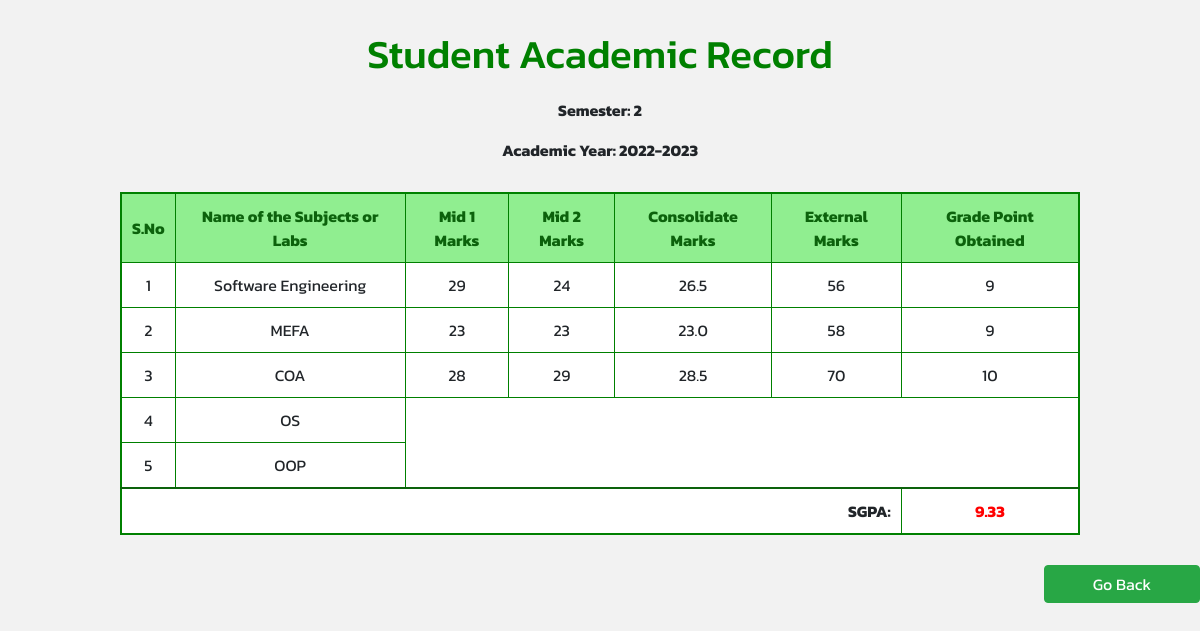
The page /marks (signed in) on the database its author committed.
### CA/models.py (models this page shows, shortened)
class Subject(models.Model):
    subject_code = models.CharField(max_length=10)
    subject_name = models.CharField(max_length=100)
    credits = models.IntegerField()

class Marks(models.Model):
    subject = models.ForeignKey(Subject, on_delete=models.CASCADE)
    student = models.ForeignKey(Student, on_delete=models.CASCADE)
    mid1_marks = models.IntegerField(default=0,)
    mid2_marks = models.IntegerField(default=0, validators=[MinValueValidator(0), MaxValueValidator(30)])
    consolidate_marks = models.FloatField(default=0)
    external_marks = models.IntegerField(default=0, validators=[MinValueValidator(0), MaxValueValidator(70)])
    grade_points = models.IntegerField(default=0, validators=[MinValueValidator(0), MaxValueValidator(10)])

### CA/views.py (the view)
# urls.py: path('marks',marks,name='marks'),
@login_required
def marks(request):
    if request.user.groups.filter(name='Student').exists():
        student = request.user.student
    elif request.user.groups.filter(name='Counsellor').exists():
        student = request.user.username
    else:
        student = None
    subjects = Subject.objects.all()
    marks = Marks.objects.filter(student=student)
    sgpa = 0
    if marks:
        sgpa = calculate_sgpa(student)
    return render(request,'marks.html',{'subjects': subjects,'marks':marks, 'sgpa': sgpa})

### CA/views.py (called while the page is built)
def calculate_sgpa(student):
    marks = Marks.objects.filter(student=student)  # Retrieve marks for the student
    total_grade_points = 0
    total= 0
    total_credits=0
    for mark in marks:
        grade_points = mark.grade_points
        total_grade_points += grade_points
        credits=mark.subject.credits
        total_credits+=credits
        total += grade_points*credits
    if total_credits == 0:
        sgpa = Decimal(0)
    else:
        sgpa = Decimal(total / total_credits).quantize(Decimal('0.00'), rounding=ROUND_HALF_UP)  # Calculate SGPA and round to 2 decimal places
    return sgpa

### CA/templates/marks.html (shortened to what this page needs)
{% load static %}
<!DOCTYPE html>
<html>
<head>
    <link rel="stylesheet" href="https://cdn.jsdelivr.net/npm/bootstrap@4.6.0/dist/css/bootstrap.min.css">
</head>
<body>
    <h1>Student Academic Record</h1>
    <div class="semester-year">
        <p>Semester: 2</p>
        <p>Academic Year: 2022-2023</p>
    </div>
    <form method="">
        <table>
            <thead>
                <tr>
                    <th>S.No</th>
                    <th>Name of the Subjects or Labs</th>
                    <th>Mid 1 Marks</th>
                    <th>Mid 2 Marks</th>
                    <th>Consolidate Marks</th>
                    <th>External Marks</th>
                    <th>Grade Point Obtained</th>
                </tr>
            </thead>
             <tbody>
            {% for subject in subjects %}
            <tr>
                <td>{{ forloop.counter }}</td>
                <td>{{ subject.subject_name }}</td>
                {% for mark in marks %}
                   {% if mark.subject == subject %}
                    <td>{{ mark.mid1_marks }}</td>
                    <td>{{ mark.mid2_marks }}</td>
                    <td>{{ mark.consolidate_marks }}</td>
                    <td>{{ mark.external_marks }}</td>
                    <td>{{ mark.grade_points }}</td>
                   {% endif %}
                {% endfor %}
            </tr>
            {% endfor %}
            </tbody>
            <tfoot>
                <tr>
                    <td colspan="6" style="text-align: right;">SGPA: </td>
                    <td>{{ sgpa }}</td>
                </tr>
            </tfoot>
        </table>
        </form>
        <input type="button" value="Go Back" class="btn btn-success px-5 float-right" onclick="redirectToLogin()">
</body>
</html>

### CA/templates/marks.html (style rules this page uses)
body { font-family: 'Kanit', sans-serif;; background-color: #f2f2f2; }
h1 { text-align: center; color: green; margin-top: 30px; }
table { border-collapse: collapse; width: 80%; margin: 30px auto; border: 2px solid green; background-color: white; }
th, td { border: 1px solid green; padding: 10px; text-align: center; }
th { background-color:lightgreen; color:rgb(12, 98, 12); font-weight: bold; }
tfoot td { border-top: 2px solid rgb(12, 98, 12); font-weight: bold; }
tfoot td:last-child { color: red; }
.semester-year { text-align: center; margin: 20px 0; font-weight: bold; }

### rows shown on the page
Subject: subject_name "Software Engineering"
Marks: mid1_marks "29", mid2_marks "24", consolidate_marks "26.5", external_marks "56", grade_points "9"
Subject: subject_name "MEFA"
Marks: mid1_marks "23", mid2_marks "23", consolidate_marks "23.0", external_marks "58", grade_points "9"
Subject: subject_name "COA"
Marks: mid1_marks "28", mid2_marks "29", consolidate_marks "28.5", external_marks "70", grade_points "10"
Subject: subject_name "OS"
Subject: subject_name "OOP"

### other values the page prints
{{ sgpa }} "9.33"
